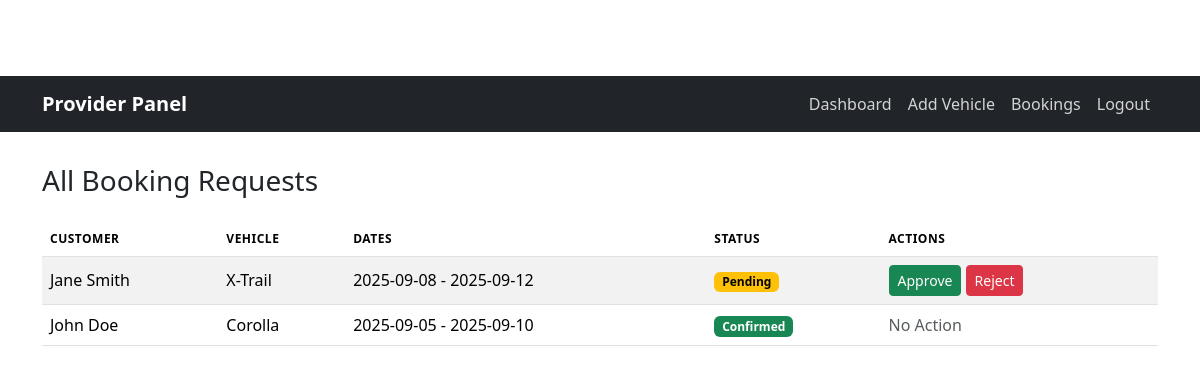
Page /provider/bookings.php (signed in) on the committed database.
### tables this page shows
CREATE TABLE IF NOT EXISTS Bookings (
    booking_id INT PRIMARY KEY AUTO_INCREMENT,
    user_id INT NOT NULL,
    vehicle_id INT NOT NULL,
    pickup_date DATE NOT NULL,
    return_date DATE NOT NULL,
    pickup_location VARCHAR(255) NOT NULL,
    dropoff_location VARCHAR(255) NOT NULL,
    total_amount DECIMAL(10,2) NOT NULL,
    booking_date DATETIME NOT NULL DEFAULT CURRENT_TIMESTAMP,
    created_at TIMESTAMP DEFAULT CURRENT_TIMESTAMP,
    status ENUM('pending', 'confirmed', 'cancelled') NOT NULL DEFAULT 'pending',
    FOREIGN KEY (user_id) REFERENCES Users(user_id),
    FOREIGN KEY (vehicle_id) REFERENCES Vehicles(vehicle_id)
);

CREATE TABLE IF NOT EXISTS Users (
    user_id INT PRIMARY KEY AUTO_INCREMENT,
    username VARCHAR(50) UNIQUE NOT NULL,
    password VARCHAR(255) NOT NULL,
    name VARCHAR(100) NOT NULL,
    email VARCHAR(100) UNIQUE NOT NULL,
    phone VARCHAR(20) NOT NULL,
    created_at TIMESTAMP DEFAULT CURRENT_TIMESTAMP
);

CREATE TABLE IF NOT EXISTS Vehicles (
    vehicle_id INT PRIMARY KEY AUTO_INCREMENT,
    provider_id INT NOT NULL,
    location_id INT NOT NULL,
    vehicle_type VARCHAR(50) NOT NULL,
    vehicle_brand VARCHAR(100) NOT NULL,
    vehicle_model VARCHAR(200) NOT NULL,
    vehicle_year INT NOT NULL,
    seats INT NOT NULL,
    fuel_type VARCHAR(50) NOT NULL,
    transmission VARCHAR(50) NOT NULL,
    price DECIMAL(10,2) NOT NULL,
    vehicle_availability ENUM('yes', 'no') NOT NULL DEFAULT 'yes',
    FOREIGN KEY (provider_id) REFERENCES providers(provider_id),
    FOREIGN KEY (location_id) REFERENCES Locations(location_id)
);

### provider/bookings.php (the view, shortened to what this page needs)
<?php
$provider_id = $_SESSION['provider_id'];
$conn = Connect();
$bookings = $conn->query("
    SELECT b.*, u.name AS customer, v.vehicle_model AS vehicle
    FROM bookings b
    JOIN users u ON b.user_id = u.user_id
    JOIN vehicles v ON b.vehicle_id = v.vehicle_id
    WHERE v.provider_id = $provider_id
    ORDER BY b.booking_date DESC
");
?>
<!DOCTYPE html>
<html lang="en">
<head>
    <link href="../style.css" rel="stylesheet">
    <link href="https://cdn.jsdelivr.net/npm/bootstrap@5.3.2/dist/css/bootstrap.min.css" rel="stylesheet">
</head>
<body>
    <?php include __DIR__ . '/../includes/provider_navbar.php'; ?>
    <div class="container main-content">
        <h3 class="mb-4">All Booking Requests</h3>
        <table class="table table-striped">
            <thead>
                <tr>
                    <th>Customer</th>
                    <th>Vehicle</th>
                    <th>Dates</th>
                    <th>Status</th>
                    <th>Actions</th>
                </tr>
            </thead>
            <tbody>
                <?php while($b = $bookings->fetch_assoc()): ?>
                    <tr>
                        <td><?= htmlspecialchars($b['customer']) ?></td>
                        <td><?= htmlspecialchars($b['vehicle']) ?></td>
                        <td><?= $b['pickup_date'] ?> - <?= $b['return_date'] ?></td>
                        <td>
                            <?php
                                if($b['status']=='pending') echo "<span class='badge bg-warning'>Pending</span>";
                                elseif($b['status']=='confirmed') echo "<span class='badge bg-success'>Confirmed</span>";
                                elseif($b['status']=='cancelled') echo "<span class='badge bg-danger'>Cancelled</span>";
                            ?>
                        </td>
                        <td>
                            <?php if($b['status']=='pending'): ?>
                                <a href='approve_booking.php?id=<?= $b['booking_id'] ?>' class='btn btn-sm btn-success'>Approve</a>
                                <a href='reject_booking.php?id=<?= $b['booking_id'] ?>' class='btn btn-sm btn-danger'>Reject</a>
                            <?php else: ?>
                                <span class='text-muted'>No Action</span>
                            <?php endif; ?>
                        </td>
                    </tr>
                <?php endwhile; ?>
            </tbody>
        </table>
    </div>
</body>
</html>

### admin/assets/css/style.css (style rules this page uses)
body { font-family: 'Inter', sans-serif; background-color: #f8f9fa; padding-top: 76px; }
.main-content { padding: 2rem 0; }
.table > :not(:first-child) { border-top: none; }
.table th { font-weight: 600; text-transform: uppercase; font-size: 0.75rem; letter-spacing: 0.5px; }
.table td { vertical-align: middle; }
.badge { padding: 0.5em 0.8em; font-weight: 500; }
.table { margin-bottom: 0; }
.table > :not(caption) > * > * { padding: 1rem; }
.table > tbody > tr > td { vertical-align: middle; }
.badge.bg-warning { background-color: #ffc107 !important; color: #000; }
.badge.bg-success { background-color: #198754 !important; }

### rows in the picture
bookings: user.name "Jane Smith", vehicle.vehicle_model "X-Trail", pickup_date "2025-09-08", return_date "2025-09-12", status "Pending"
bookings: user.name "John Doe", vehicle.vehicle_model "Corolla", pickup_date "2025-09-05", return_date "2025-09-10", status "Confirmed"
